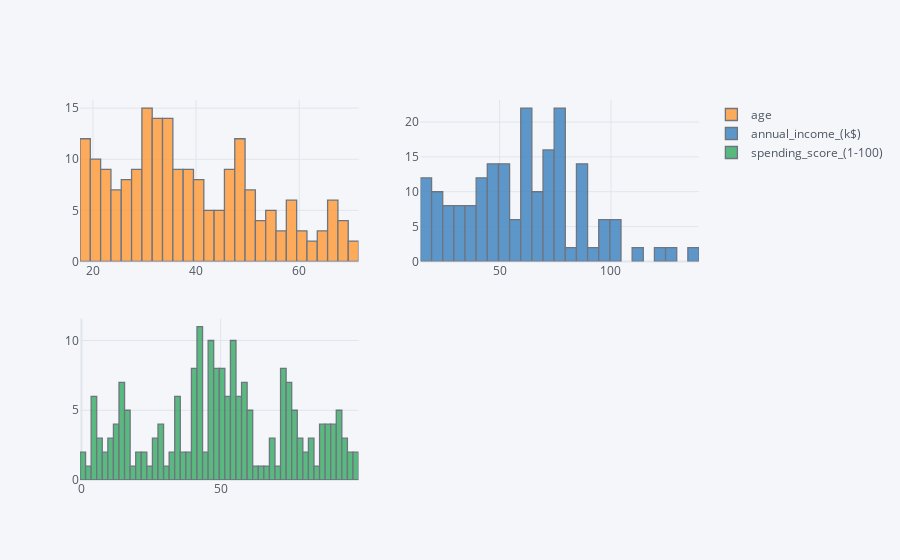

The cell this chart's notebook holds for it:
### Code cell
X_numerical.iplot(kind='histogram',subplots=True,bins=50);

### Figure 1 — Plotly figure (JSON) as saved in the notebook; plotly's stock layout.template omitted (floating-point values rounded to 4 significant figures; data arrays with more than 128 entries replaced by an {"elided": "..."} marker saying what was removed)
{"data": [{"histfunc": "count", "histnorm": "", "marker": {"color": "rgba(255, 153, 51, 1.0)", "line": {"color": "#4D5663", "width": 1.3}}, "name": "age", "nbinsx": 50, "opacity": 0.8, "orientation": "v", "type": "histogram", "x": {"elided": "200 int values"}, "xaxis": "x", "yaxis": "y"}, {"histfunc": "count", "histnorm": "", "marker": {"color": "rgba(55, 128, 191, 1.0)", "line": {"color": "#4D5663", "width": 1.3}}, "name": "annual_income_(k$)", "nbinsx": 50, "opacity": 0.8, "orientation": "v", "type": "histogram", "x": {"elided": "200 int values"}, "xaxis": "x2", "yaxis": "y2"}, {"histfunc": "count", "histnorm": "", "marker": {"color": "rgba(50, 171, 96, 1.0)", "line": {"color": "#4D5663", "width": 1.3}}, "name": "spending_score_(1-100)", "nbinsx": 50, "opacity": 0.8, "orientation": "v", "type": "histogram", "x": {"elided": "200 int values"}, "xaxis": "x3", "yaxis": "y3"}], "layout": {"barmode": "overlay", "legend": {"bgcolor": "#F5F6F9", "font": {"color": "#4D5663"}}, "paper_bgcolor": "#F5F6F9", "plot_bgcolor": "#F5F6F9", "title": {"font": {"color": "#4D5663"}}, "xaxis": {"anchor": "y", "domain": [0, 0.45], "gridcolor": "#E1E5ED", "showgrid": true, "tickfont": {"color": "#4D5663"}, "title": {"font": {"color": "#4D5663"}, "text": ""}, "zerolinecolor": "#E1E5ED"}, "xaxis2": {"anchor": "y2", "domain": [0.55, 1], "gridcolor": "#E1E5ED", "showgrid": true, "tickfont": {"color": "#4D5663"}, "title": {"font": {"color": "#4D5663"}, "text": ""}, "zerolinecolor": "#E1E5ED"}, "xaxis3": {"anchor": "y3", "domain": [0, 0.45], "gridcolor": "#E1E5ED", "showgrid": true, "tickfont": {"color": "#4D5663"}, "title": {"font": {"color": "#4D5663"}, "text": ""}, "zerolinecolor": "#E1E5ED"}, "yaxis": {"anchor": "x", "domain": [0.575, 1], "gridcolor": "#E1E5ED", "showgrid": true, "tickfont": {"color": "#4D5663"}, "title": {"font": {"color": "#4D5663"}, "text": ""}, "zerolinecolor": "#E1E5ED"}, "yaxis2": {"anchor": "x2", "domain": [0.575, 1], "gridcolor": "#E1E5ED", "showgrid": true, "tickfont": {"color": "#4D5663"}, "title": {"font": {"color": "#4D5663"}, "text": ""}, "zerolinecolor": "#E1E5ED"}, "yaxis3": {"anchor": "x3", "domain": [0, 0.425], "gridcolor": "#E1E5ED", "showgrid": true, "tickfont": {"color": "#4D5663"}, "title": {"font": {"color": "#4D5663"}, "text": ""}, "zerolinecolor": "#E1E5ED"}}}
